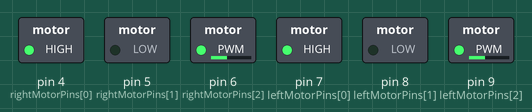
This sketch was run on a simulated Arduino Uno, built with avr-gcc and run on an emulated ATmega328P. Parts: switched loads named in the sketch (green lamp = pin HIGH).

Above: at 0.1 s.
Timing chart, 0 to 1.6 s (numbered marks = the images above):
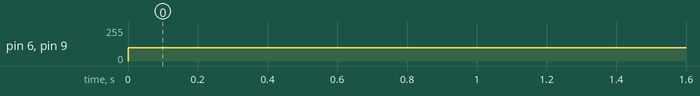

The sketch:

Running_Motors.ino
```cpp
// This script is sample code that initializes your motors and runs them.
// Much of this code takes more steps than necessary in order to outline what is happening,
// as you become more familiar coding Arduino scripts, your code will be a lot more
// concise.

// create the variables that defines which pins the motors are connected to
const int rightMotorPins[3] = {4, 5, 6};
const int leftMotorPins[3] = {7, 8, 9};

//----------//
// This is the set-up for all of the pins you are using on the Arduino
// This section only runs once each time you begin the script
void setup() {

// set all the motor pins as OUTPUT pins
for (int i = 0; i < 3; i++) {
  pinMode(leftMotorPins[i], OUTPUT); // for loop goes through the index and sets as HIGH
  pinMode(rightMotorPins[i], OUTPUT); // for loop goes through the index and sets as HIGH
}

// this sets the Arduino digital pins to HIGH or LOW and consequently sets
// A0 and B0 to HIGH and A1 and B1 to LOW output on each motor
// this will determine the direction that the motors turn.
// switch HIGH and LOW in a pair to go in the other direction
digitalWrite(leftMotorPins[0], HIGH);
digitalWrite(rightMotorPins[0], HIGH);
digitalWrite(leftMotorPins[1], LOW);
digitalWrite(rightMotorPins[1], LOW);
}


//----------//
//This is the main section of your code, it repeatedly loops through.
void loop() {

  // this tells the motors to run at 100 change this and see what happens.
  analogWrite(leftMotorPins[2], 100);
  analogWrite(rightMotorPins[2], 100);
  delay(20); // this delay is necessary to give it a little more time to move and process.
}
```

Measured:
- by itself, pin 6 (rightMotorPins[2]), pin 9 (leftMotorPins[2]): 0/255 → 100/255 at 0.00 s
